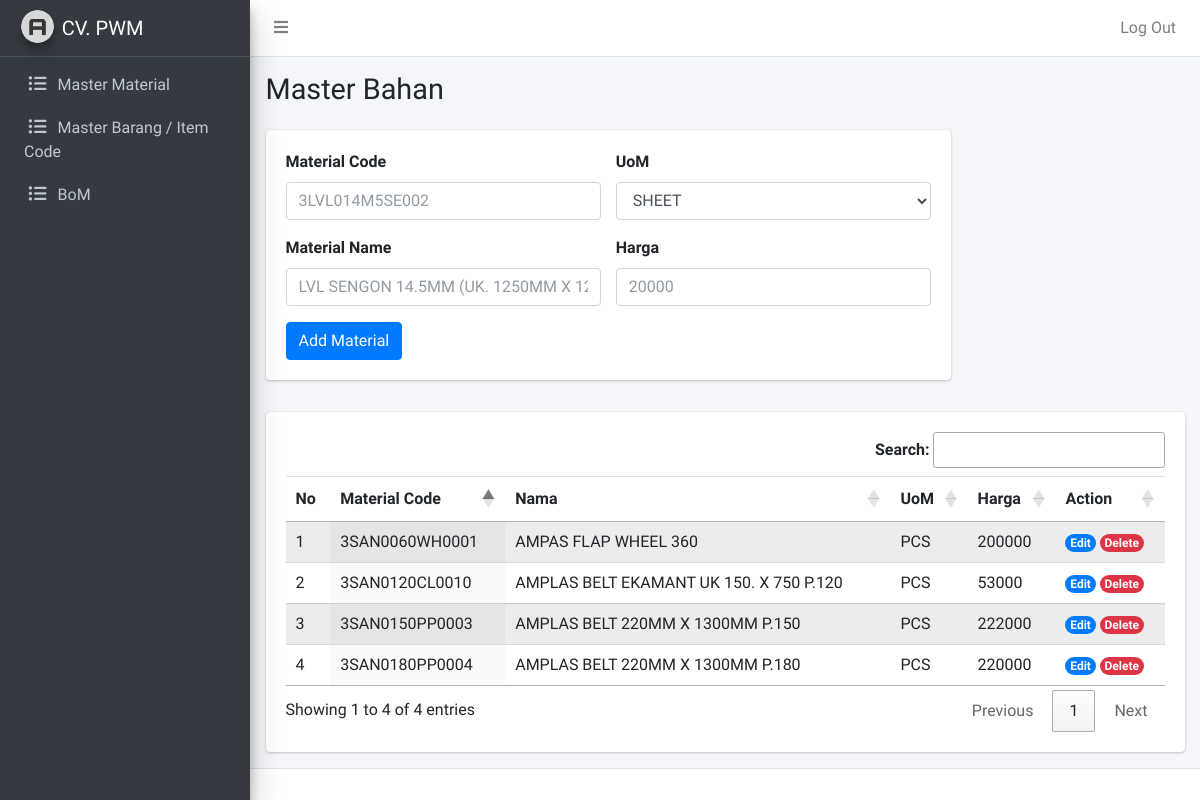
/admin/material.php (signed in), run on the app's committed database.
### tables this page shows
CREATE TABLE `material` (
  `material_id` varchar(255) NOT NULL,
  `material_nama` varchar(255) NOT NULL,
  `material_uom` varchar(255) NOT NULL,
  `material_harga` int(11) NOT NULL
);

### admin/material.php (the view, shortened to what this page needs)
<?php
require_once "../koneksi.php";
$query = mysqli_query($conn, "SELECT * FROM material");
?>
<?php require_once "template/header.php"; ?>
<?php require_once "template/navbar.php"; ?>
<?php require_once "template/sidebar.php"; ?>
  <div class="content-wrapper">
    <div class="content-header">
      <div class="container-fluid">
        <div class="row mb-2">
          <div class="col-sm-8">
            <h1 class="m-0">Master Bahan</h1>
          </div>
        </div>
      </div>
    </div>
    <div class="content">
      <div class="container-fluid">
        <div class="row mb-3">
          <div class="col-md-9">
            <form action="" method="post">
              <div class="card">
                <div class="card-body">
                  <div class="row">
                    <div class="col-md">
                      <div class="mb-3">
                        <label for="material-code" class="form-label">Material Code</label>
                        <input name="material-code" type="text" class="form-control" id="material-code" placeholder="3LVL014M5SE002">
                      </div>
                      <div class="mb-3">
                        <label for="nama" class="form-label">Material Name</label>
                        <input name="nama" type="text" class="form-control" id="nama" placeholder="LVL SENGON 14.5MM (UK. 1250MM X 1250MM)">
                      </div>
                    </div>
                    <div class="col-md">
                      <div class="mb-3">
                        <label for="uom" class="form-label">UoM</label>
                        <select name="uom" class="form-select form-control">
                          <option value="SHEET">SHEET</option>
                        </select>
                      </div>
                      <div class="mb-3">
                        <label for="harga" class="form-label">Harga</label>
                        <input name="harga" type="text" class="form-control" id="harga" placeholder="20000">
                      </div>
                    </div>
                  </div>
                  <div>
                    <button name="add-material" type="submit" class="btn btn-primary">Add Material</button>
                  </div>
                </div>
              </div>
            </form>
          </div>
        </div>
        <div class="row">
          <div class="col">
            <div class="card table-responsive">
              <div class="card-body">
                <table id="production-order" class="table table-striped display" style="width:100%">
                  <thead>
                      <tr>
                          <th>No</th>
                          <th>Material Code</th>
                          <th>Nama</th>
                          <th>UoM</th>
                          <th>Harga</th>
                          <th>Action</th>
                      </tr>
                  </thead>
                  <tbody>
                    <?php while($material = mysqli_fetch_assoc($query)) : ?>
                      <tr>
                          <td></td>
                          <td><?= $material['material_id']; ?></td>
                          <td><?= $material['material_nama']; ?></td>
                          <td><?= $material['material_uom']; ?></td>
                          <td><?= $material['material_harga']; ?></td>
                          <td>
                            <a href="material-edit.php?id=<?= $material['material_id']; ?>"><span class="badge rounded-pill bg-primary">Edit</span></a>
                            <a href="material-delete.php?id=<?= $material['material_id']; ?>"><span class="badge rounded-pill bg-danger">Delete</span></a>
                          </td>
                      </tr>
                    <?php endwhile; ?>
                  </tbody>
                </table>
              </div>
            </div>
          </div>
        </div>
      </div>
    </div>
  </div>
<?php require_once "template/footer.php"; ?>

### data on the page
material: material_id "3SAN0060WH0001", material_nama "AMPAS FLAP WHEEL 360", material_uom "PCS", material_harga "200000"
material: material_id "3SAN0120CL0010", material_nama "AMPLAS BELT EKAMANT UK 150. X 750 P.120", material_uom "PCS", material_harga "53000"
material: material_id "3SAN0150PP0003", material_nama "AMPLAS BELT 220MM X 1300MM P.150", material_uom "PCS", material_harga "222000"
material: material_id "3SAN0180PP0004", material_nama "AMPLAS BELT 220MM X 1300MM P.180", material_uom "PCS", material_harga "220000"
